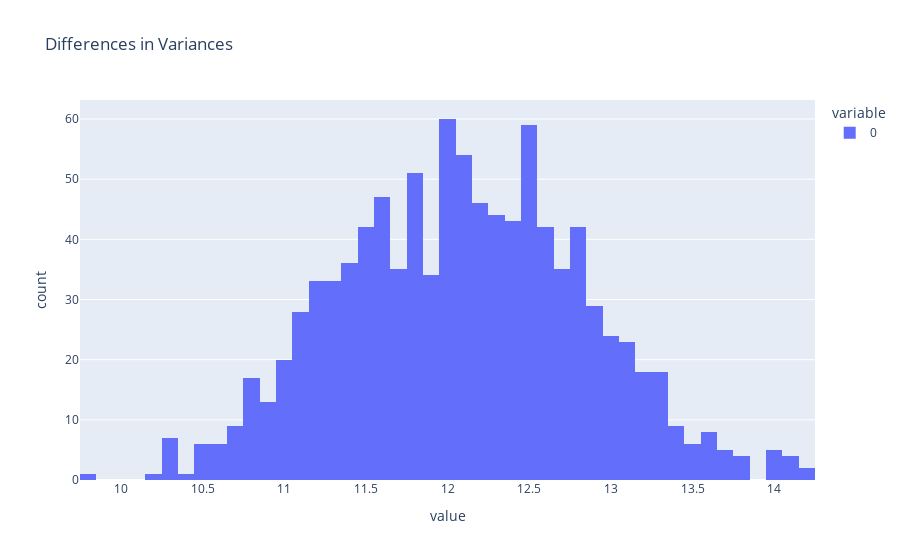
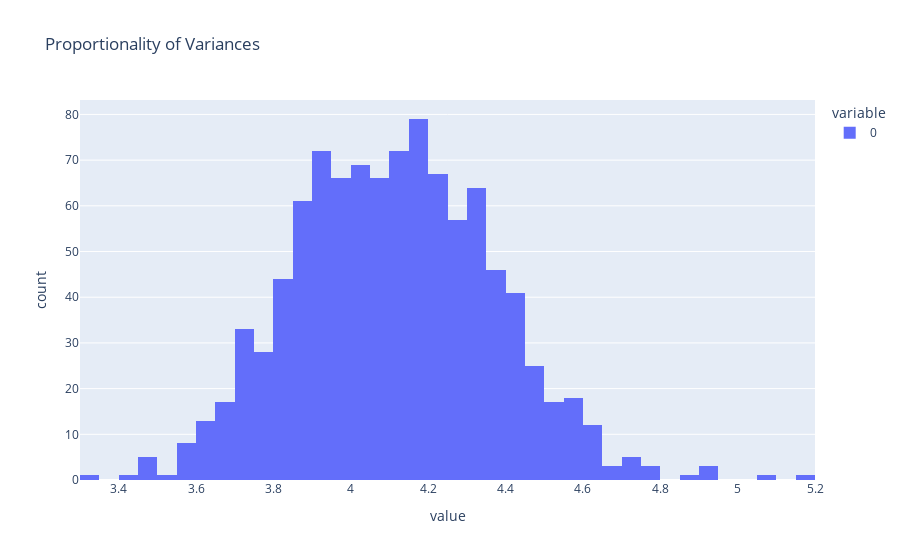

Notebook source saved alongside these figures, in order:
### Code cell
# Approaching comparing variances with bootstrap approach
# np.var(dist1) - np.var(dist2)

var_sub = np.array([])
var_div = np.array([])
for i in range(1000):
    samp1 = rng.choice(dist1, size=1000, replace=True)
    samp2 = rng.choice(dist2, size=1000, replace=True)

    # print(np.var(samp1))
    # We get both the difference in variances (theta1) and the
    theta1 = np.var(samp1) - np.var(samp2)  # if same, should be centered around 0
    theta2 = np.var(samp1) / np.var(samp2)  # if same, should be centered around 1

    # Append both numpy array
    var_sub = np.append(var_sub, theta1)
    var_div = np.append(var_div, theta2)


fig1 = px.histogram(var_sub, title="Differences in Variances")
fig1.show()


fig2 = px.histogram(var_div, title="Proportionality of Variances")
fig2.show()

print(np.mean(var_sub))
print(np.mean(var_div))

### Figure 1 — Plotly figure (JSON) as saved in the notebook; plotly's stock layout.template omitted (floating-point values rounded to 4 significant figures; data arrays with more than 128 entries replaced by an {"elided": "..."} marker saying what was removed)
{"data": [{"alignmentgroup": "True", "bingroup": "x", "hovertemplate": "variable=0<br>value=%{x}<br>count=%{y}<extra></extra>", "legendgroup": "0", "marker": {"color": "#636efa", "pattern": {"shape": ""}}, "name": "0", "offsetgroup": "0", "orientation": "v", "showlegend": true, "type": "histogram", "x": {"elided": "1000 float values"}, "xaxis": "x", "yaxis": "y"}], "layout": {"barmode": "relative", "legend": {"title": {"text": "variable"}, "tracegroupgap": 0}, "title": {"text": "Differences in Variances"}, "xaxis": {"anchor": "y", "domain": [0, 1], "title": {"text": "value"}}, "yaxis": {"anchor": "x", "domain": [0, 1], "title": {"text": "count"}}}}

### Figure 2 — Plotly figure (JSON) as saved in the notebook; plotly's stock layout.template omitted (floating-point values rounded to 4 significant figures; data arrays with more than 128 entries replaced by an {"elided": "..."} marker saying what was removed)
{"data": [{"alignmentgroup": "True", "bingroup": "x", "hovertemplate": "variable=0<br>value=%{x}<br>count=%{y}<extra></extra>", "legendgroup": "0", "marker": {"color": "#636efa", "pattern": {"shape": ""}}, "name": "0", "offsetgroup": "0", "orientation": "v", "showlegend": true, "type": "histogram", "x": {"elided": "1000 float values"}, "xaxis": "x", "yaxis": "y"}], "layout": {"barmode": "relative", "legend": {"title": {"text": "variable"}, "tracegroupgap": 0}, "title": {"text": "Proportionality of Variances"}, "xaxis": {"anchor": "y", "domain": [0, 1], "title": {"text": "value"}}, "yaxis": {"anchor": "x", "domain": [0, 1], "title": {"text": "count"}}}}
